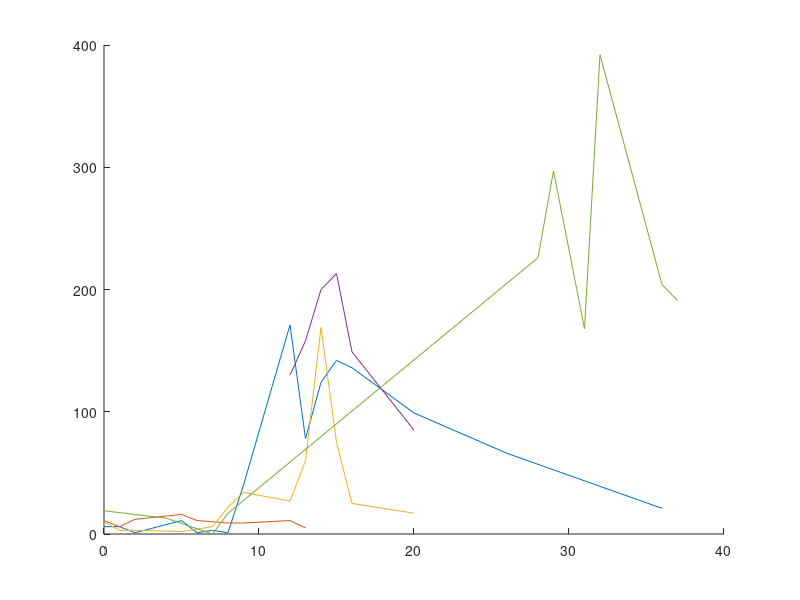

Reproduce this figure in MATLAB.
%plot behavior data

figure; hold on;
%v1
day =    [ 0 1 2  5 6 7 8  9  12 13  14  15  16 20 26 36 ];
rewards =[ 6 6 1 11 1 3 1 40 171 78 124 142 136 99 66 21 ];
plot(day,rewards);
%v2
day =    [  0 1  2  5  6 8 9 12 13 ];
rewards =[ 11 6 12 16 11 9 9 11  5 ];
plot(day,rewards);
%v3
day =    [  0 1 2 5 6 7  8  9 12 13  14 15 16 20 ];
rewards =[ 10 3 3 2 4 6 22 34 27 60 169 75 25 17 ];
plot(day,rewards);
%v4
day =    [  12  13  14  15  16 20 ];
rewards =[ 130 158 200 213 149 85 ];
plot(day,rewards);
%v4 post surgery
day =    [  0  4 7  8  28  29  31  32  36  37 ];
rewards =[ 19 13 0 17 226 297 168 392 204 191 ];
plot(day,rewards);
%collapsed days into one day where rewards obtained multiple times per day